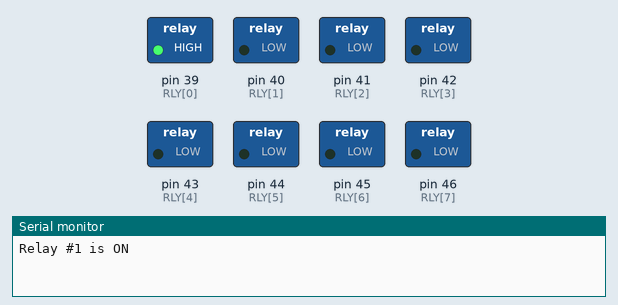
Simulated run of this sketch. Board: Arduino Mega 2560, built with avr-gcc and run on an emulated ATmega2560. On the bench: switched loads named in the sketch (green lamp = pin HIGH), the last lines printed to the serial monitor.

Above: at 0.5 s.
At 2.5 s:
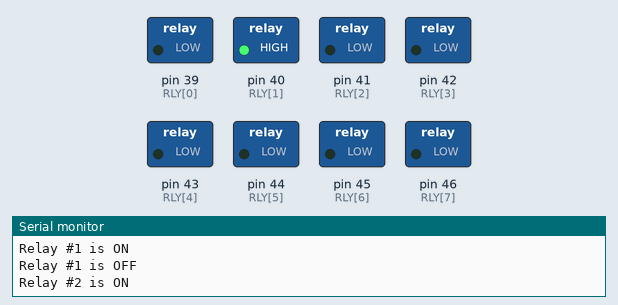
At 4.5 s:
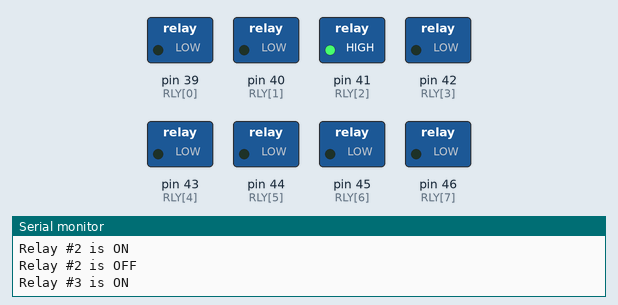
At 10.5 s:
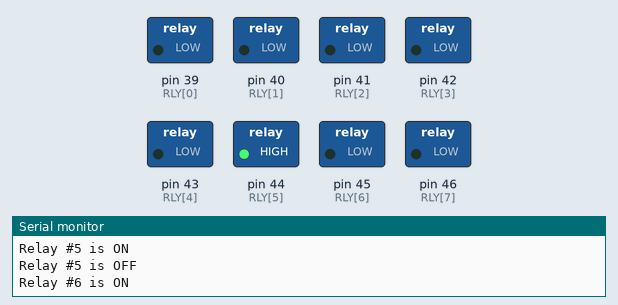
At 14.5 s:
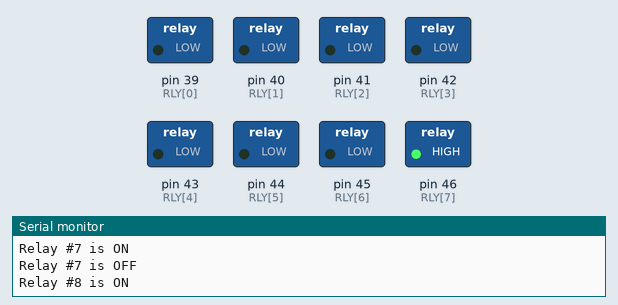
At 19.5 s:
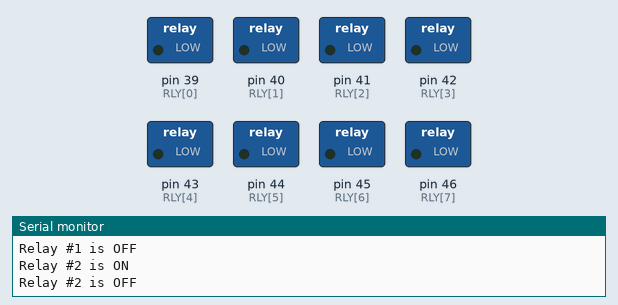
Timing chart, 0 to 20.8 s (numbered marks = the images above):
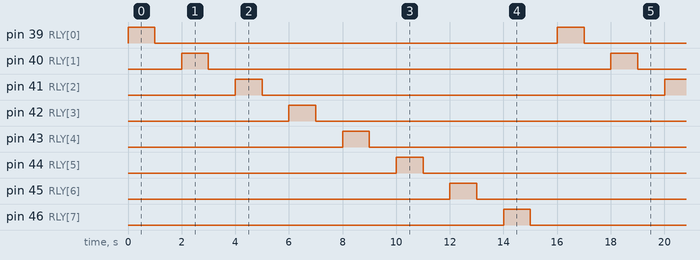

Measured:
- by itself, pin 39 (RLY[0]), pin 40 (RLY[1]), pin 41 (RLY[2]), pin 42 (RLY[3]), pin 43 (RLY[4]), pin 44 (RLY[5]), pin 45 (RLY[6]), pin 46 (RLY[7]): alternates HIGH for 1.0 s and LOW for 15.0 s
- by itself, everything shown: repeats every 16.0 s, in 16 steps

The sketch:

Unit_8_Relay.ino
```cpp
int RLY[8] = {39,40,41,42,43,44,45,46};

int i;

String msg;

void setup()
{
  Serial.begin(9600);

  for(i = 0; i < 8; i++)
    pinMode(RLY[i], OUTPUT);
}

void loop()
{
  for(i = 0; i < 8; i++)
  {
    msg = "Relay #" + String(i + 1) + " is ON";
    Serial.println(msg);

    digitalWrite(RLY[i], HIGH);
    delay(1000);

    msg = "Relay #" + String(i + 1) + " is OFF";
    Serial.println(msg);

    digitalWrite(RLY[i], LOW);
    delay(1000);

  }
}
```
